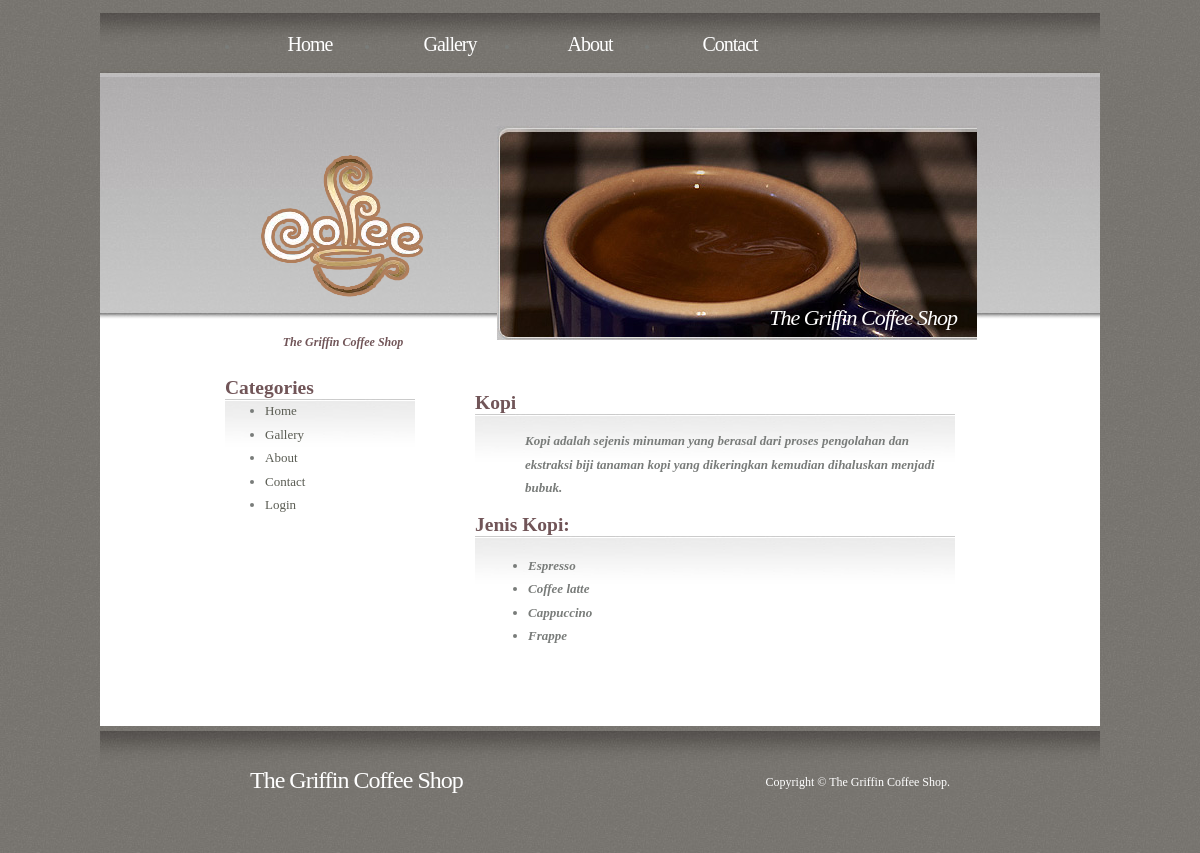
Page /Home.php on the committed database.
### tables this page shows
CREATE TABLE IF NOT EXISTS `subject` (
`id` int(10) NOT NULL,
  `menu_name` varchar(50) NOT NULL,
  `position` int(20) NOT NULL,
  `visible` tinyint(1) NOT NULL
);

CREATE TABLE IF NOT EXISTS `page` (
`id` int(10) NOT NULL,
  `subject_id` int(20) NOT NULL,
  `menu_name` varchar(50) NOT NULL,
  `position` int(10) NOT NULL,
  `visible` tinyint(1) NOT NULL,
  `content` longtext NOT NULL
);

### public/Home.php (the view, shortened to what this page needs)
<?php require_once("../include/db_connection.php");?>
<?php include("../include/layout/headerweb.php");?>
<?php $sql = "SELECT * FROM page WHERE subject_id=12350 ORDER BY position";
	$homepage = mysqli_query($koneksi,$sql);
?>
<?php $sql = "SELECT * FROM subject ORDER BY position";
	$menu = mysqli_query($koneksi,$sql);
?>
<?php $sql = "SELECT * FROM subject ORDER BY position";
	$categories = mysqli_query($koneksi,$sql);
?>
<div id="container">
<div id="headmenu">
	<div id="menu">
		<ul>
			<?php while($subject = mysqli_fetch_assoc($menu)){?>
					<li><a href="<?php echo $subject['menu_name'];?>.php" >
					<?php echo $subject['menu_name'];?></a></li>
					<?php }?>
		</ul>
		</div>
		<div id="header">
		<h1>The Griffin Coffee Shop</h1>
		<h2>The Griffin Coffee Shop</h2>
		</div>
		</div>
	<div id="c_content">
	<div id="content">
		<div id="posts">
			<div id="post">
				<?php while($page = mysqli_fetch_assoc($homepage)){?>
				<h2 class="title">
				<?php echo $page['menu_name'];?>
				</h2>
				<div id="story">
					<p><em><ul><strong><?php echo $page['content'];?></strong> </ul></em></p>
				</div>
				<?php }?>
			</div>
		</div>
		<div id="categories">
			<h2>Categories</h2>
					<ul>
					<?php while($subject = mysqli_fetch_assoc($categories)){?>
					<li><a href="<?php echo $subject['menu_name'];?>.php" >
					<?php echo $subject['menu_name'];?></a></li>
					<?php }?>
					<li><a href="login.php">Login</a></li>
					</ul>
		</div>
</div>
</div>
<?php include("../include/layout/footerweb.php");?>

### public/stylesheets/style.css (style rules this page uses)
#container { width:1000px;height:350px;margin: auto auto auto auto; }
body { background: #FFFFFF url(../images/img01.jpg); font: normal small Georgia, "Times New Roman", Times, serif; line-height: 1.8em; color: #797C7A; }
h1, h2, h3 { margin: 0; padding: 0; color: #715558; }
#categories ul li a { text-decoration: none; color: #5A5C53; }
#categories ul { background: url(../images/img08.jpg) repeat-x left top; margin: 0 0 20px 0; width:150px; height:100px; }
#menu { background: url(../images/img07.jpg) repeat-x; padding: 0px 0px 100px 100px; width: 900px; margin: 0 0 0 0; }
#headmenu { background: #FFFFFF url(../images/img02.jpg) repeat-x left top; }
#menu li { float:left; }
#menu a { display: inline-block; width: 100px; padding: 20px 20px 0 20px; letter-spacing: -1px; text-align: center; font-size: 20px; color: #FFFFFF; text-decoration:none; }
#header { width: 754px; height: 250px; margin: 0 auto; padding: 13px 0 0 0; }
#header h1 { float: left; width: 200px; height: 50px; padding: 200px 50px 0 20px; background: url(../images/logo.png) no-repeat left top; line-height: 32px; font-size: 12px; font-style: italic; text-align:center; color: #715558; }
#header h2 { float: right; width: 460px; height: 50px; padding: 180px 20px 0 0; background: url(../images/img05.jpg) no-repeat; text-align: right; letter-spacing: -1px; font-size: 22px; font-weight: normal; font-style: italic; color: #FFFFFF; }
#c_content { padding: 0px 0px 0px 0px; margin:auto auto auto auto; width:1000px; height: 100%; background-color:white; }
#content { width: 750px; margin: 0 auto; background-color:#FFFFFF; }
#posts { float: right; width: 510px; padding-bottom: 30px; }
#post { margin: 0 0 0 0; padding: 15px 20px 0 10px; }
#story { margin 0 0 0 0; padding: 2px 0 0 10px; background: url(../images/img08.jpg) repeat-x; }

### rows in the picture
subject: menu_name "Home"
subject: menu_name "Gallery"
subject: menu_name "About"
subject: menu_name "Contact"
page: menu_name "Kopi", content "Kopi adalah sejenis minuman yang berasal dari proses pengolahan dan ekstraksi biji tanaman kopi yang dikeringkan kemudian dihaluskan menjadi bubuk."
page: menu_name "Jenis Kopi:", content "Espresso Coffee latte Cappuccino Frappe"
